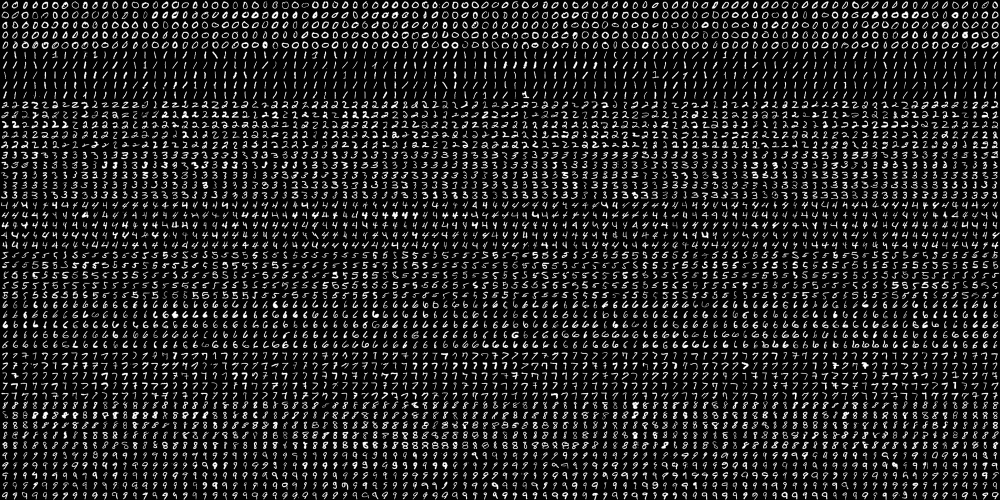
#> input picture PostingPic/digits.png, 2000 x 1000 px, found by its file name (shown at 1/2 size)
$ jupyter execute --allow-errors '아홉번째 날_5월 29일까지 해보기.ipynb'
#> lines starting #> are read from the running program, lines starting #| are printed output that depends on the picture
## 이번주 목표(openCV 머신러닝 공식 가이드)
---

- 죄송합니다.. 얼룩말 책 개정판을 못빌렸네요 ㅠㅠㅠ....
- 얼룩말 책과 노란책의 목차와 서술을 참고하되, 내부 내용은 [python opencv machine learning 튜토리얼](https://docs.opencv.org/master/d6/de2/tutorial_py_table_of_contents_ml.html)을 참고하였습니다.
- 이번 기회에 공식 문서를 보고 공부하는 방법을 연습해봐도 좋겠네요!

### 목차

0. 머신러닝 개요
1. K-최근접 이웃 알고리즘
    - K-최근접 이웃 알고리즘
    - 적용해보기
3. 서포트 벡터 머신
    - 서포트 벡터 머신 알고리즘
    - 적용해보기

## 0. 머신러닝 개요
---

- 머신러닝 : 주어진 데이터를 분석하여 규칙성, 패턴 등을 찾고, 이를 이용하여 의미있는 정보를 추출하는 과정을 말함.

- 학습,훈련(train) : 데이터로부터 규칙성을 찾아내는 과정
- 모델 : 학습, 훈련에 의해 결정된 규칙
- 예측, 추론 : 새로운 데이터를 학습된 모델에 입력으로 전달하고 결과를 판단하는 과정

- 머신러닝은 크게 __지도학습과 비지도 학습으로 구분한다.__
- 지도학습 : 정답을 알고 있는 데이터를 이용하여 학습을 진행하는 방식
- 비지도학습

- 아래의 사진은 지도학습 과정을 이미지로 나타낸 것이다.

- 영상 데이터는 픽셀로 이루어져 있지만, 이 픽셀 값을 그대로 머신러닝으로 사용하지는 않는다.

#### Why?
    - 영상 데이터는 조명 변화, 객체의 이동 및 회전 등에 매우 민감하게 반응하므로

#### So,
    - 영상의 다양한 변환에도 크게 변경되지 않는 특징 정보를 추출하여 머신 러닝 입력으로 전달함
    - ex) 사과와 바나나 사진을 구분한다고 할 때,
        1. 영상의 주된 색상(hue채널)
        2. 객체 외곽선(동그란 사과와 긴 타원형인 바나나)
        3. 면적 비율

    - 다수의 훈련 영상에서 특징 벡터를 추출하고, 이를 이용하여 머신 러닝 알고리즘을 학습시킴

- 지도학습은 주로 __회귀 또는 분류에 사용됨__
- 회귀 : 연속된 수치 값을 예측하는 작업. ex)학생의 키와 몸무게를 학습한 뒤, 몸무게만 주었을 때 키 예측
- 분류 : 이산적인 값을 결과로 출력하는 머신러닝. ex) 사과와 바나나의 구분(사과-0클래스, 바나나-1클래스)

- 비지도학습은 훈련 데이터의 정답에 대한 정보 없이 오로지 데이터 자체만을 이용한 학습 방식
- 비지도 학습은 주로 __군집화에 사용__ 됨

#### 학습 후 테스트를 위해 영상의 모든 프레임을 학습에 사용하지는 않고, 일부는 분리하여 테스트로 사용하기도 한다.

#### [파이썬을 활용한 openCV 머신러닝 튜토리얼](https://docs.opencv.org/master/d6/de2/tutorial_py_table_of_contents_ml.html)

### K-최근접 이웃 알고리즘
---

## A. KNN 알고리즘의 이론

- K-최근접 이웃 알고리즘 : 분류 또는 회귀에 사용되는 지도학습 알고리즘
- K-최근접이 분류 태스크에 적용되면 : __특징 공간에서 테스트 데이터와 가장 가까운 k개의 훈련데이터를 찾고, K개의 훈련 데이터를 다수결로 판정하여 테스트 데이터의 클래스를 지정함__
- K-최근접이 회귀 태스크에 적용되면 : __테스트 데이터에 인접현 k개의 훈련 데이터의 평균을 테스트 데이터 값으로 설정__

#### 공식 홈페이지에서 찾아본 KNN 알고리즘

kNN in OpenCV
We will do a simple example here, with two families (classes), just like above. Then in the next chapter, we will do an even better example.

So here, we label the Red family as Class-0 (so denoted by 0) and Blue family as Class-1 (denoted by 1). We create 25 neighbours or 25 training data, and label each of them as either part of Class-0 or Class-1. We can do this with the help of a Random Number Generator from NumPy.

Then we can plot it with the help of Matplotlib. Red neighbours are shown as Red Triangles and Blue neighbours are shown as Blue Squares.

> Q1. 아래의 코드를 실행시켜보고 위의 알고리즘을 바탕으로 의미를 분석해보세요.

[cell 1]
import cv2 as cv
import numpy as np
import matplotlib.pyplot as plt

# Feature set containing (x,y) values of 25 known/training data
trainData = np.random.randint(0,100,(25,2)).astype(np.float32)

# Label each one either Red or Blue with numbers 0 and 1
responses = np.random.randint(0,2,(25,1)).astype(np.float32)

# Take Red neighbours and plot them
red = trainData[responses.ravel()==0]
plt.scatter(red[:,0],red[:,1],80,'r','^')

# Take Blue neighbours and plot them
blue = trainData[responses.ravel()==1]
plt.scatter(blue[:,0],blue[:,1],80,'b','s')

plt.show()
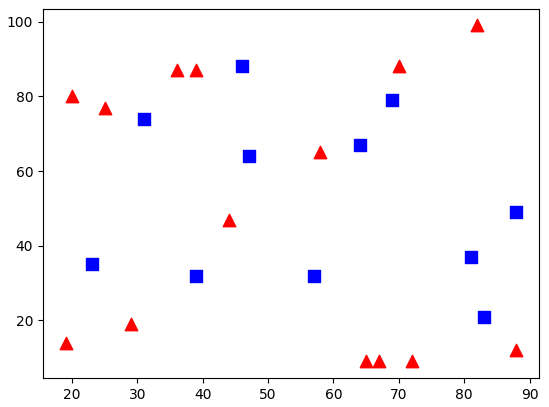
#> figure drawn by matplotlib, 1 panel

## B. 핸드라이팅 Digits을 분류하는 KNN알고리즘을 실행시켜 봅시다.

#### OCR of Hand-written Digits

Our goal is to build an application which can read handwritten digits. For this we need some training data and some test data. OpenCV comes with an image digits.png (in the folder opencv/samples/data/) which has 5000 handwritten digits (500 for each digit). Each digit is a 20x20 image. So our first step is to split this image into 5000 different digit images. Then for each digit (20x20 image), we flatten it into a single row with 400 pixels. That is our feature set, i.e. intensity values of all pixels. It is the simplest feature set we can create. We use the first 250 samples of each digit as training data, and the other 250 samples as test data. So let's prepare them first.

> Q2. 아래의 소스코드를 실행시키거나, 직접 주석을 달아봅시다. (샘플 데이터는 opencv/samples/data 아래에 제공되고 있다고 명시하고 있습니다.)

[cell 2]
import numpy as np
import cv2 as cv

img = cv.imread('digits.png')
#> img is the input picture: shape (1000, 2000, 3); min 0, max 255, mean 33.8
gray = cv.cvtColor(img,cv.COLOR_BGR2GRAY)

# Now we split the image to 5000 cells, each 20x20 size
cells = [np.hsplit(row,100) for row in np.vsplit(gray,50)]
#> cells = 50 items

# Make it into a Numpy array: its size will be (50,100,20,20)
x = np.array(cells)

# Now we prepare the training data and test data
train = x[:,:50].reshape(-1,400).astype(np.float32) # Size = (2500,400)
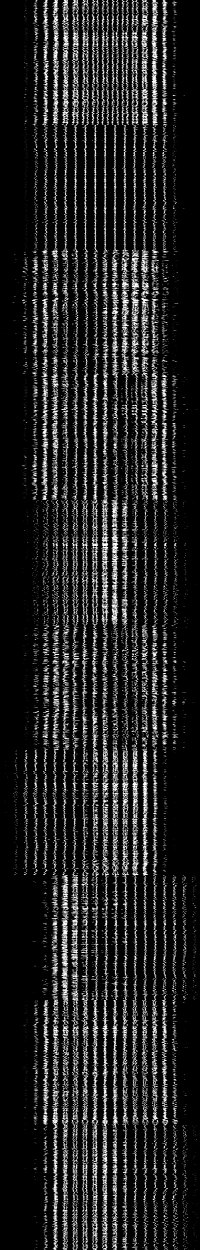
#> train: shape (2500, 400) float32 (shown at 1/2 size); min 0, max 255, mean 33.8
test = x[:,50:100].reshape(-1,400).astype(np.float32) # Size = (2500,400)
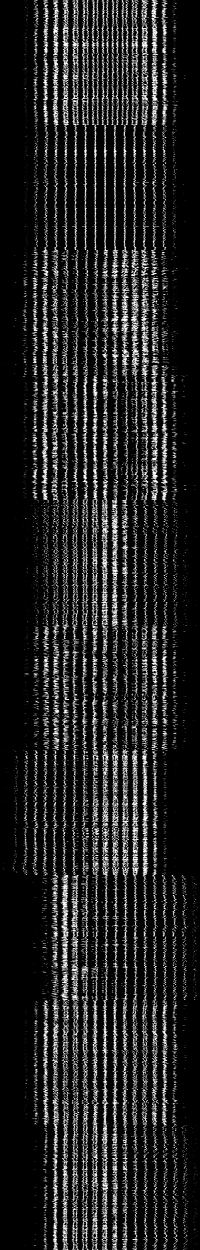
#> test: shape (2500, 400) float32 (shown at 1/2 size); min 0, max 255, mean 33.8

# Create labels for train and test data
k = np.arange(10)
train_labels = np.repeat(k,250)[:,np.newaxis]
test_labels = train_labels.copy()

# Initiate kNN, train it on the training data, then test it with the test data with k=1
knn = cv.ml.KNearest_create()
knn.train(train, cv.ml.ROW_SAMPLE, train_labels)
ret,result,neighbours,dist = knn.findNearest(test,k=5)
#> ret = 0; result = 2500 values, max 9 at index 452, min 0 at index 0, mean 4.47; neighbours = 2500 rows, first 6: [0, 0, 0, 0, 0], [0, 0, 0, 0, 0], [0, 0, 0, 0, 0], [0, 0, 5, 5, 5], [0, 0, 0, 0, 0], [0, 0, 0, 0, 0]; dist = 2500 rows, first 6: [361955, 598018, 606136, 608480, 610345], [790595, 959768, 1055851, 1065401, 1068785], [534520, 641045, 681043, 732508, 751514], [943748, 958162, 1052576, 1243297, 1249885], [796400, 841097, 878670, 896978, 960181], [396251, 671587, 715542, 749110, 751370]

# Now we check the accuracy of classification
# For that, compare the result with test_labels and check which are wrong
matches = result==test_labels
correct = np.count_nonzero(matches)
#> correct = 2294

accuracy = correct*100.0/result.size
#> accuracy = 91.76
print( accuracy )
#| 91.76

So our basic OCR app is ready. This particular example gave me an accuracy of 91%. One option to improve accuracy is to add more data for training, especially for the digits where we had more errors.

Instead of finding this training data every time I start the application, I better save it, so that the next time, I can directly read this data from a file and start classification. This can be done with the help of some Numpy functions like np.savetxt, np.savez, np.load, etc. Please check the NumPy docs for more details.

[cell 3]
# Save the data
np.savez('knn_data.npz',train=train, train_labels=train_labels)
# Now load the data
with np.load('knn_data.npz') as data:
    print( data.files )
    train = data['train']
    train_labels = data['train_labels']

In my system, it takes around 4.4 MB of memory. Since we are using intensity values (uint8 data) as features, it would be better to convert the data to np.uint8 first and then save it. It takes only 1.1 MB in this case. Then while loading, you can convert back into float32.

### OCR을 영어 알파벳에 적용해보기

Next we will do the same for the English alphabet, but there is a slight change in data and feature set. Here, instead of images, OpenCV comes with a data file, letter-recognition.data in opencv/samples/cpp/ folder. If you open it, you will see 20000 lines which may, on first sight, look like garbage. Actually, in each row, the first column is a letter which is our label. The next 16 numbers following it are the different features. These features are obtained from the [UCI Machine Learning Repository](http://archive.ics.uci.edu/ml/index.php). You can find the details of these features in [this page](http://archive.ics.uci.edu/ml/datasets/Letter+Recognition).

There are 20000 samples available, so we take the first 10000 as training samples and the remaining 10000 as test samples. We should change the letters to ascii characters because we can't work with letters directly.

[cell 4]
import cv2 as cv
import numpy as np
# Load the data and convert the letters to numbers
#> (the rest of this cell did not finish here and is left out)

- 학습이 된 경우 정확도 93.22% 정도가 나올 것이라고 합니다. 정확도를 올리기 위해, 더 많은 데이터를 수집하여 적용해봅시다!

> Q3. Exercise : 여기서 우리는 k=5 로 설정했습니다. 만약 다른 K값을 사용하면 어떤 결과가 나올까요? 정확도를 극대화할 수 있는 k를 찾을 수 있을까요?

## SVM(서포트 벡터 머신)
---

### A. 서포트 벡터 머신 알고리즘

- 서포트 벡터 머신은 __두 개의 클래스로 구성된 데이터를 가장 여유있게 분리하는 초평면을 찾는 머신러닝 알고리즘이다.__
- ex) 2차원 공간상의 경우는 두 클래스의 데이터를 분리하는 직선 형태로, 3차원 공간의 경우는 3차원 공간에서의 평면의 방정식이 된다.

- __SVM 알고리즘은 지도학습의 일종이며, 분류와 회귀에 사용된다.__

- (a)그림에서,
    - 직선 (1)과 (2)는 삼각형 사각형을 서로 잘 분리한다.
    - 하지만, 1번 직선은 왼쪽으로 조금만 움직여도 아슬아슬하고, 2번 직선은 오른쪽으로 조금만 움직여도 아슬아슬하다.
    - 이를 잘 해결하기 위해 __그림 (b)처럼 적당한 간격을 가진 초평면 (3)번 직선을 찾으려는 것이 svm이다.__

- 3번 직선에서 가장 가까운 빨간색/파란색 점과의 거리를 마진(margin)이라고 한다.
- __SVM은 이 마진을 최대화하는 초평면을 구하는 알고리즘이다.__

1. SVM 알고리즘은 기본적으로 선형으로 분리 가능한 데이터에 적용할 수 있다.
2. 하지만, 선형으로 분리되지 않는 경우(아래 그림의 a에 대항)
    - SVM 알고리즘을 적용하기 위해 __커널 트릭__ 이라는 기법을 사용한다.


#### 커널트릭

- (a) 그림과 같이 2차원 평면상에서 분리가 어려운 경우,
- (b) 그림처럼 데이터의 특징을 반영한 공간의 __차원을 증가시켜__ 데이터를 선형분리하는 것을 커널트릭이라 한다.

- 아래의 표는 svm알고리즘에서 사용하는 커널 함수의 종류이다.

## B. 위와 동일하게, 핸드라이팅 Digits을 분류하는 SVM을 적용해 봅시다.

[이 튜토리얼을 참고하였습니다.](https://docs.opencv.org/master/dd/d3b/tutorial_py_svm_opencv.html)

### OCR of Hand-written Digits

In kNN, we directly used pixel intensity as the feature vector. This time we will use Histogram of Oriented Gradients (HOG) as feature vectors.
- 이번에는 특징 벡터를 추출하기 위해 HOG를 사용합니다.

Here, before finding the HOG, we deskew the image using its second order moments. So we first define a function deskew() which takes a digit image and deskew it. Below is the deskew() function:

> Q4.아래의 코드를 한 번 분석해보세요.

[cell 5]
def deskew(img):
    m = cv.moments(img)
    if abs(m['mu02']) < 1e-2:
        return img.copy()
    skew = m['mu11']/m['mu02']
    M = np.float32([[1, skew, -0.5*SZ*skew], [0, 1, 0]])
    img = cv.warpAffine(img,M,(SZ, SZ),flags=affine_flags)
    return img

- 위의 그림 중 왼쪽은 오리지널 이미지, 오른쪽은 deskew 함수를 적용한 이미지이다.

### HOG 함수 적용하기

Next we have to find the HOG Descriptor of each cell. For that, we find Sobel derivatives of each cell in X and Y direction. Then find their magnitude and direction of gradient at each pixel. This gradient is quantized to 16 integer values. Divide this image to four sub-squares. For each sub-square, calculate the histogram of direction (16 bins) weighted with their magnitude. So each sub-square gives you a vector containing 16 values. Four such vectors (of four sub-squares) together gives us a feature vector containing 64 values. This is the feature vector we use to train our data.

[cell 6]
def hog(img):
    gx = cv.Sobel(img, cv.CV_32F, 1, 0)
    gy = cv.Sobel(img, cv.CV_32F, 0, 1)
    mag, ang = cv.cartToPolar(gx, gy)
    bins = np.int32(bin_n*ang/(2*np.pi))    # quantizing binvalues in (0...16)
    bin_cells = bins[:10,:10], bins[10:,:10], bins[:10,10:], bins[10:,10:]
    mag_cells = mag[:10,:10], mag[10:,:10], mag[:10,10:], mag[10:,10:]
    hists = [np.bincount(b.ravel(), m.ravel(), bin_n) for b, m in zip(bin_cells, mag_cells)]
    hist = np.hstack(hists)     # hist is a 64 bit vector
    return hist

### 학습에 적용하기

- 위의 특징들을 가지고, 데이터셋에 학습을 적용해보자.

[소스코드 풀버전](https://github.com/opencv/opencv/blob/master/samples/python/tutorial_code/ml/py_svm_opencv/hogsvm.py)

[cell 7]
#!/usr/bin/env python
import cv2 as cv
import numpy as np
SZ=20
bin_n = 16 # Number of bins
affine_flags = cv.WARP_INVERSE_MAP|cv.INTER_LINEAR
def deskew(img):
    m = cv.moments(img)
    if abs(m['mu02']) < 1e-2:
        return img.copy()
    skew = m['mu11']/m['mu02']
    M = np.float32([[1, skew, -0.5*SZ*skew], [0, 1, 0]])
    img = cv.warpAffine(img,M,(SZ, SZ),flags=affine_flags)
    return img
def hog(img):
    gx = cv.Sobel(img, cv.CV_32F, 1, 0)
    gy = cv.Sobel(img, cv.CV_32F, 0, 1)
    mag, ang = cv.cartToPolar(gx, gy)
    bins = np.int32(bin_n*ang/(2*np.pi))    # quantizing binvalues in (0...16)
    bin_cells = bins[:10,:10], bins[10:,:10], bins[:10,10:], bins[10:,10:]
    mag_cells = mag[:10,:10], mag[10:,:10], mag[:10,10:], mag[10:,10:]
    hists = [np.bincount(b.ravel(), m.ravel(), bin_n) for b, m in zip(bin_cells, mag_cells)]
    hist = np.hstack(hists)     # hist is a 64 bit vector
    return hist
img = cv.imread(cv.samples.findFile('digits.png'),0)
if img is None:
    raise Exception("we need the digits.png image from samples/data here !")
cells = [np.hsplit(row,100) for row in np.vsplit(img,50)]
# First half is trainData, remaining is testData
train_cells = [ i[:50] for i in cells ]
#> train_cells = 50 items
test_cells = [ i[50:] for i in cells]
#> test_cells = 50 items
deskewed = [list(map(deskew,row)) for row in train_cells]
#> in deskew, `m = cv.moments(img)`: m = moments, m00 16057, centre m10/m00, m01/m00 = (9.95, 9.55)
#> in deskew, `skew = m['mu11']/m['mu02']`: skew = -0.347
#> in deskew, `M = np.float32([[1, skew, -0.5*SZ*skew], [0, 1, 0]])`: M = [[1, -0.347, 3.47], [0, 1, 0]]
#> in deskew (call 19), `m = cv.moments(img)`: m = moments, m00 14211, centre m10/m00, m01/m00 = (9.84, 9.84)
#> in deskew (call 19), `m = cv.moments(img)`:
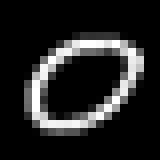
#> img: shape (20, 20) (shown 8 times larger); min 0, max 255, mean 35.5
#> in deskew (call 19), `skew = m['mu11']/m['mu02']`: skew = -0.36
#> in deskew (call 19), `M = np.float32([[1, skew, -0.5*SZ*skew], [0, 1, 0]])`: M = [[1, -0.36, 3.6], [0, 1, 0]]
#> in deskew (call 19), `img = cv.warpAffine(img,M,(SZ, SZ),flags=affine_flags)`:
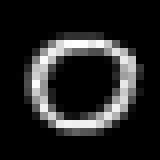
#> img: shape (20, 20) (shown 8 times larger); min 0, max 255, mean 35.5
#> in deskew (call 20), `m = cv.moments(img)`: m = moments, m00 19153, centre m10/m00, m01/m00 = (9.69, 9.95)
#> in deskew (call 20), `m = cv.moments(img)`:
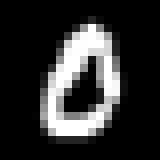
#> img: shape (20, 20) (shown 8 times larger); min 0, max 255, mean 47.9
#> in deskew (call 20), `skew = m['mu11']/m['mu02']`: skew = -0.172
#> in deskew (call 20), `M = np.float32([[1, skew, -0.5*SZ*skew], [0, 1, 0]])`: M = [[1, -0.172, 1.72], [0, 1, 0]]
#> in deskew (call 20), `img = cv.warpAffine(img,M,(SZ, SZ),flags=affine_flags)`:
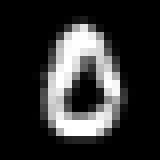
#> img: shape (20, 20) (shown 8 times larger); min 0, max 255, mean 47.9
#> in deskew (call 21), `m = cv.moments(img)`: m = moments, m00 16139, centre m10/m00, m01/m00 = (10.21, 9.57)
#> in deskew (call 21), `m = cv.moments(img)`:
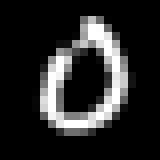
#> img: shape (20, 20) (shown 8 times larger); min 0, max 255, mean 40.3
#> in deskew (call 21), `skew = m['mu11']/m['mu02']`: skew = -0.19
#> in deskew (call 21), `M = np.float32([[1, skew, -0.5*SZ*skew], [0, 1, 0]])`: M = [[1, -0.19, 1.9], [0, 1, 0]]
#> in deskew (call 21), `img = cv.warpAffine(img,M,(SZ, SZ),flags=affine_flags)`:
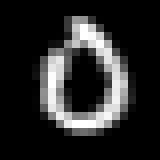
#> img: shape (20, 20) (shown 8 times larger); min 0, max 255, mean 40.4
#> in deskew (call 22), `m = cv.moments(img)`: m = moments, m00 18776, centre m10/m00, m01/m00 = (9.7, 10.1)
#> in deskew (call 22), `m = cv.moments(img)`:
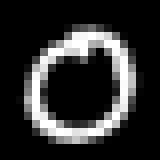
#> img: shape (20, 20) (shown 8 times larger); min 0, max 255, mean 46.9
#> in deskew (call 22), `skew = m['mu11']/m['mu02']`: skew = -0.148
#> in deskew (call 22), `M = np.float32([[1, skew, -0.5*SZ*skew], [0, 1, 0]])`: M = [[1, -0.148, 1.48], [0, 1, 0]]
#> deskewed = 50 items
hogdata = [list(map(hog,row)) for row in deskewed]
#> in hog, `hists = [np.bincount(b.ravel(), m.ravel(), bin_n) for b, m in zip(bin_..`: hists = 4 items
#> in hog, `hist = np.hstack(hists)`: hist = 64 values, max 8730.6 at index 1, min 0 at index 4, mean 1520.4
#> hogdata = 50 items
trainData = np.float32(hogdata).reshape(-1,64)
responses = np.repeat(np.arange(10),250)[:,np.newaxis]
svm = cv.ml.SVM_create()
svm.setKernel(cv.ml.SVM_LINEAR)
svm.setType(cv.ml.SVM_C_SVC)
svm.setC(2.67)
svm.setGamma(5.383)
svm.train(trainData, cv.ml.ROW_SAMPLE, responses)
svm.save('svm_data.dat')
deskewed = [list(map(deskew,row)) for row in test_cells]
hogdata = [list(map(hog,row)) for row in deskewed]
testData = np.float32(hogdata).reshape(-1,bin_n*4)
result = svm.predict(testData)[1]
#> result = 2500 values, max 9 at index 309, min 0 at index 0, mean 4.49
mask = result==responses
correct = np.count_nonzero(mask)
#> correct = 2345
print(correct*100.0/result.size)
#| 93.8
